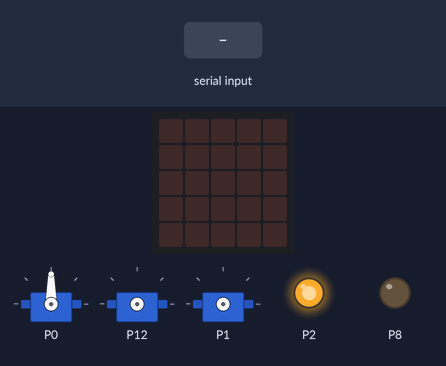
The program below on a simulated BBC micro:bit (MakeCode). On the bench: 3 × servo, the board's 5×5 LED display, output pins drawn as LEDs (lit = HIGH). The inputs (shaded band) are chosen by the test bench. Servo angles are drawn from the pulse width (0.5 ms = 0°, 2.5 ms = 180°).

Above: at 1.7 s.
1.8 s: "1\n" received over the second serial link
At 2.9 s:
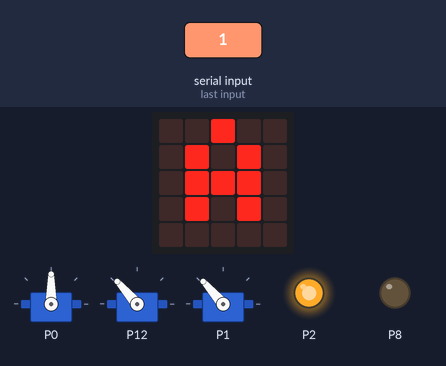
3.7 s: "3\n" received over the second serial link
At 4.4 s:
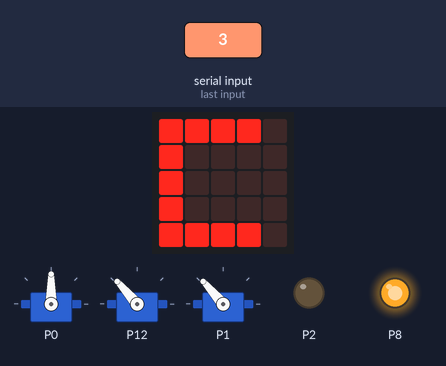
5.6 s: "2\n" received over the second serial link
At 6.8 s:
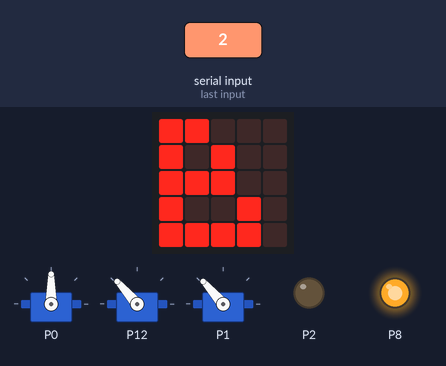
7.1 s: "4\n" received over the second serial link
At 8.3 s:
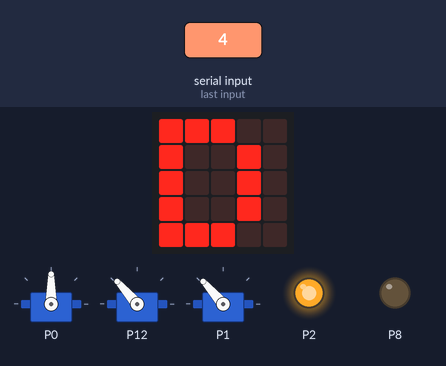
Timing chart, 0 to 10.0 s (numbered marks = the images above; inputs shaded):
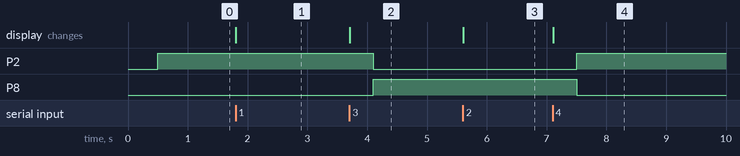

The program:

main.ts
```typescript
serial.onDataReceived(serial.delimiters(Delimiters.NewLine), function () {
    message = serial.readUntil(serial.delimiters(Delimiters.NewLine))
    conversion = parseFloat(message)
    if (conversion == 1) {
        basic.showLeds(`
            . . # . .
            . # . # .
            . # # # .
            . # . # .
            . . . . .
            `)
        if (vitesse < 1000) {
            vitesse += 100
            pins.analogWritePin(AnalogPin.P12, vitesse)
            pins.analogWritePin(AnalogPin.P1, vitesse)
        }
    } else if (conversion == 2) {
        basic.showLeds(`
            # # . . .
            # . # . .
            # # # . .
            # . . # .
            # # # # .
            `)
        if (vitesse >= 100) {
            vitesse += -100
            pins.analogWritePin(AnalogPin.P12, vitesse)
            pins.analogWritePin(AnalogPin.P1, vitesse)
        }
    } else if (conversion == 3) {
        basic.showLeds(`
            # # # # .
            # . . . .
            # . . . .
            # . . . .
            # # # # .
            `)
        vitesse = 0
        pins.analogWritePin(AnalogPin.P12, vitesse)
        pins.analogWritePin(AnalogPin.P1, vitesse)
        pins.digitalWritePin(DigitalPin.P2, 0)
        pins.digitalWritePin(DigitalPin.P8, 1)
    } else if (conversion == 4) {
        basic.showLeds(`
            # # # . .
            # . . # .
            # . . # .
            # . . # .
            # # # . .
            `)
        vitesse = 0
        pins.analogWritePin(AnalogPin.P12, vitesse)
        pins.analogWritePin(AnalogPin.P1, vitesse)
        pins.digitalWritePin(DigitalPin.P2, 1)
        pins.digitalWritePin(DigitalPin.P8, 0)
    } else if (conversion == 5 && angle < 170) {
        angle += 5
        servos.P0.setAngle(angle)
    } else if (conversion == 6 && angle > 0) {
        angle += -5
        servos.P0.setAngle(angle)
    } else if (conversion == 7) {
        vitesse = 0
        pins.analogWritePin(AnalogPin.P12, vitesse)
        pins.analogWritePin(AnalogPin.P1, vitesse)
    }
})
let message = ""
let angle = 0
let vitesse = 0
let conversion = 0
conversion = 0
serial.setBaudRate(BaudRate.BaudRate9600)
vitesse = 0
angle = 90
pins.analogWritePin(AnalogPin.P12, vitesse)
pins.analogWritePin(AnalogPin.P1, vitesse)
basic.pause(500)
pins.digitalWritePin(DigitalPin.P2, 1)
pins.digitalWritePin(DigitalPin.P8, 0)
servos.P0.setAngle(angle)
serial.redirect(
SerialPin.P16,
SerialPin.P15,
BaudRate.BaudRate9600
)
basic.clearScreen()
basic.forever(function () {

})
```

test.ts
```typescript
// les tests vont ici ; cela ne sera pas compilé si ce paquet est utilisé en tant qu'extension.
```

Measured:
- after the input at 1.8 s, the display: changes at once (image 1)
- after the input at 3.7 s, P2: HIGH → LOW after 0.40 s; P8: LOW → HIGH after 0.40 s; the display: changes at once (image 2)
- after the input at 5.6 s, the display: changes at once (image 3)
- after the input at 7.1 s, P2: LOW → HIGH after 0.41 s; P8: HIGH → LOW after 0.41 s; the display: changes at once (image 4)
